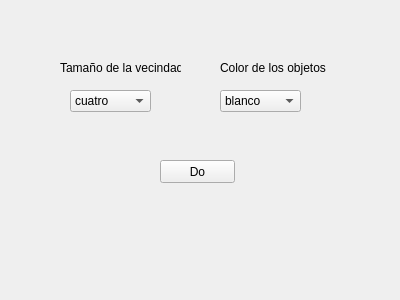
<?xml version="1.0" encoding="UTF-8"?>
<ui version="4.0">
 <class>labeling</class>
 <widget class="QWidget" name="labeling">
  <property name="geometry">
   <rect>
    <x>0</x>
    <y>0</y>
    <width>400</width>
    <height>300</height>
   </rect>
  </property>
  <property name="windowTitle">
   <string>Form</string>
  </property>
  <widget class="QComboBox" name="colores">
   <property name="geometry">
    <rect>
     <x>220</x>
     <y>90</y>
     <width>81</width>
     <height>22</height>
    </rect>
   </property>
   <item>
    <property name="text">
     <string>blanco</string>
    </property>
   </item>
   <item>
    <property name="text">
     <string>negro</string>
    </property>
   </item>
  </widget>
  <widget class="QPushButton" name="pushButton">
   <property name="geometry">
    <rect>
     <x>160</x>
     <y>160</y>
     <width>75</width>
     <height>23</height>
    </rect>
   </property>
   <property name="text">
    <string>Do</string>
   </property>
  </widget>
  <widget class="QComboBox" name="vecindades">
   <property name="geometry">
    <rect>
     <x>70</x>
     <y>90</y>
     <width>81</width>
     <height>22</height>
    </rect>
   </property>
   <item>
    <property name="text">
     <string>cuatro</string>
    </property>
   </item>
   <item>
    <property name="text">
     <string>ocho</string>
    </property>
   </item>
  </widget>
  <widget class="QLabel" name="label">
   <property name="geometry">
    <rect>
     <x>60</x>
     <y>60</y>
     <width>121</width>
     <height>16</height>
    </rect>
   </property>
   <property name="text">
    <string>Tamaño de la vecindad</string>
   </property>
  </widget>
  <widget class="QLabel" name="label_2">
   <property name="geometry">
    <rect>
     <x>220</x>
     <y>60</y>
     <width>111</width>
     <height>16</height>
    </rect>
   </property>
   <property name="text">
    <string>Color de los objetos</string>
   </property>
  </widget>
 </widget>
 <resources/>
 <connections>
  <connection>
   <sender>pushButton</sender>
   <signal>clicked()</signal>
   <receiver>labeling</receiver>
   <slot>doLabeling()</slot>
   <hints>
    <hint type="sourcelabel">
     <x>217</x>
     <y>174</y>
    </hint>
    <hint type="destinationlabel">
     <x>313</x>
     <y>181</y>
    </hint>
   </hints>
  </connection>
 </connections>
 <slots>
  <slot>doLabeling()</slot>
 </slots>
</ui>
